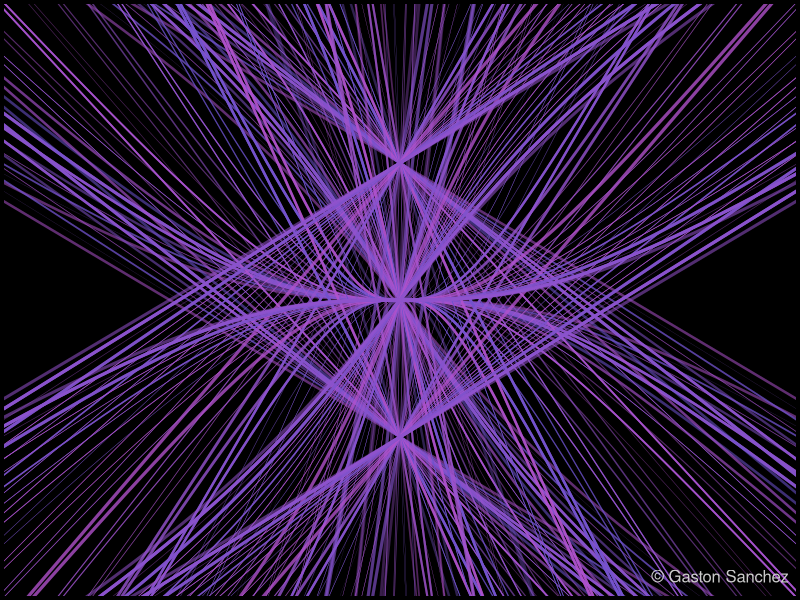

Recreate this plot in R.
# ========================================================================
# Weave
# ========================================================================
# generate x-y values
theta <- seq(-2 * pi, 2 * pi, length = 300)
x <- tan(theta)
y <- x + sin(theta) 


png("weave.png", width = 700, height = 400)
# set graphical parameters
op <- par(bg = "black", mar = rep(0.2, 4))
# plot
plot(x, y, type = "n", xlim = c(-10, 10), ylim = c(-2, 2))
for (i in seq(-2 * pi, 2 * pi, length = 50))
{  
  lines(i * x, y, col = hsv(runif(1, 0.7, 0.8), 0.6, 0.8, runif(1, 0.2)), 
        lwd = 3*runif(1))
}
# signature
legend("bottomright", legend = "© Gaston Sanchez", bty = "n", 
       text.col = "gray80")
# reset par
par(op)
dev.off()